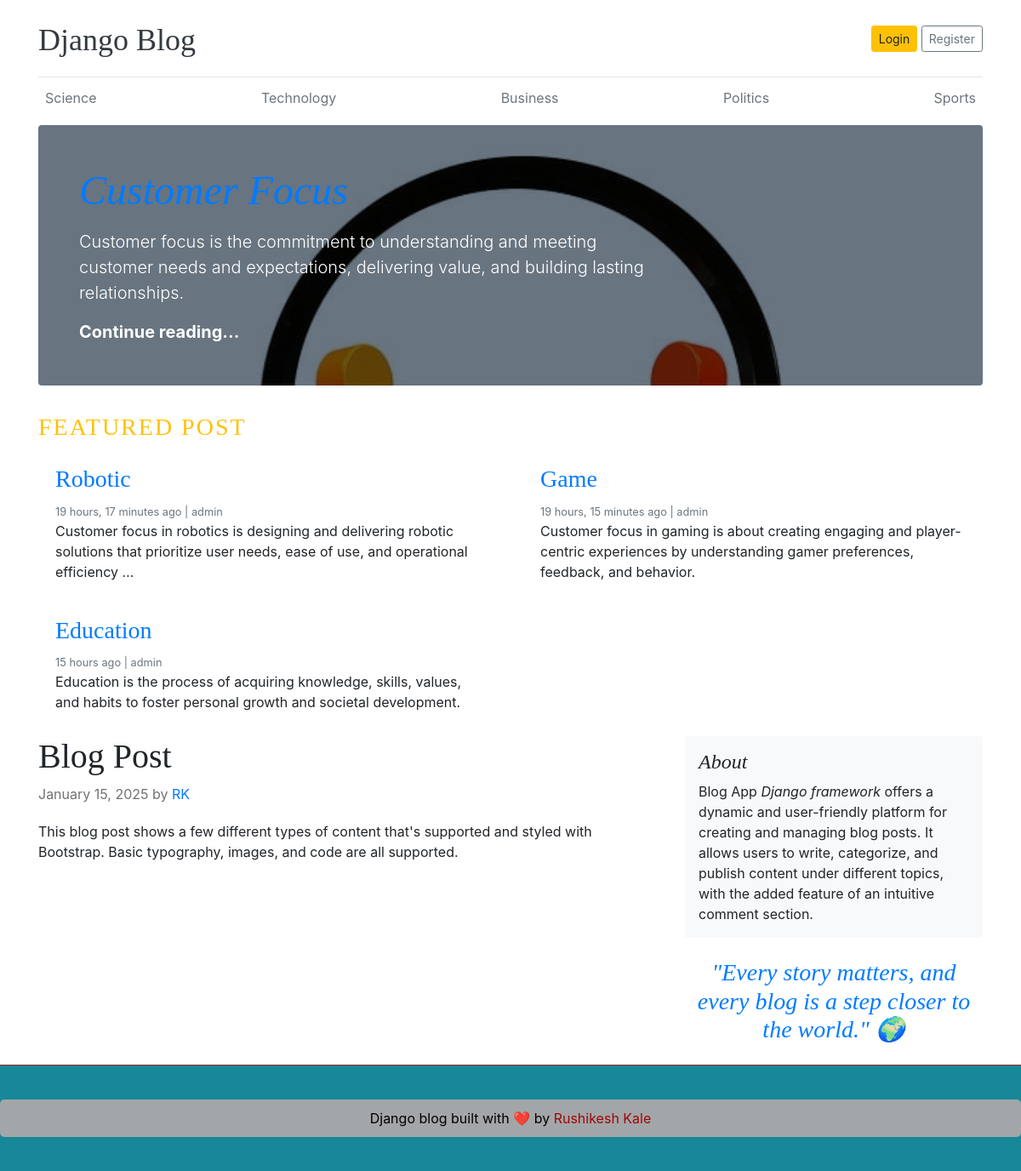
The page / on the database its author committed.
### blogs/models.py (models this page shows, shortened)
class Category(models.Model):
    category_name=models.CharField(max_length=50,unique=True)
    created_at=models.DateTimeField(auto_now_add=True)
    updated_at=models.DateTimeField(auto_now=True)
    class Meta:
        verbose_name_plural='categories'

class Blogs(models.Model):
    title=models.CharField(max_length=100,unique=True)
    slug=models.SlugField(unique=True,blank=True)
    category=models.ForeignKey(Category,on_delete=models.CASCADE)
    author=models.ForeignKey(User,on_delete=models.CASCADE)
    blog_image=models.ImageField(upload_to='uploads/%y/%m/%d')
    short_description=models.TextField(max_length=1000)
    blog_body=models.TextField(max_length=3000)
    status=models.CharField(max_length=100,choices=STATUS_CHOICE,default='draft')
    is_featured=models.BooleanField(default=False)
    created_at=models.DateTimeField(auto_now_add=True)
    updated_at=models.DateTimeField(auto_now=True)
    class Meta:
        verbose_name_plural='blogs'

### blog_main/views.py (the view)
# urls.py: path('', views.home, name='home'),
def home(request):
    categories = Category.objects.all()
    featured_post=Blogs.objects.filter(is_featured=True,status='published')
    posts=Blogs.objects.filter(is_featured=False,status='published')
    context={
        'categories':categories,
        'featured_post':featured_post,
        'posts':posts
    }
    return render(request,'home.html',context)

### blogs/context_processors.py (called while the page is built)
def get_category(request):
    categories = Category.objects.all()  # Fetching all categories
    return {'categories': categories}

### templates/home.html (shortened to what this page needs)
{% load static %}
<!DOCTYPE html>
<html lang="en">
<head>
    <link href="https://getbootstrap.com/docs/4.0/dist/css/bootstrap.min.css" rel="stylesheet">
    <link href="{% static 'css/blog.css' %}" rel="stylesheet">
  </head>
<body>
    <div class="container">
      <header class="blog-header py-3">
        <div class="row flex-nowrap justify-content-between align-items-center">
          <div class="col-8 pt-1">
            <a class="blog-header-logo text-dark" href="/">Django Blog</a>
          </div>
          <div class="col-4 d-flex justify-content-end align-items-center">
            <a class="btn btn-sm btn-warning" href="/login/">Login</a>&nbsp;
<a class="btn btn-sm btn-outline-secondary" href="/register/">Register</a>
          </div>
        </div>
      </header>
      <div class="nav-scroller py-1 mb-2">
        <nav class="nav d-flex justify-content-between">
          {% for cat in categories %}
          <a class="p-2 text-muted" href="/category/{{ cat.id }}/">{{ cat.category_name }}</a>
          {% endfor %}
        </nav>
      </div>
{% for post in featured_post %}
{% if forloop.first %}
<div class="jumbotron p-3 p-md-5 text-white rounded bg-dark" style="background-image: url({{ post.blog_image.url }});background-blend-mode: overlay;background-size:cover;">
    <div class="col-md-8 px-0">
      <h1 class="display-4 font-italic"><a href="{% url 'blogs' post.slug %}">{{ post.title }}</a></h1>
      <p class="lead my-3">{{ post.short_description }}</p>
      <p class="lead mb-0"><a href="#" class="text-white font-weight-bold">Continue reading...</a></p>
    </div>
  </div>
  {% endif %}
  {% endfor %}
<h3 class="text-uppercase text-warning" style="letter-spacing: 2px;">Featured Post</h3>
<div class="row mb-2">
  {% for post in featured_post %}
  {% if not forloop.first %}
  <div class="col-md-6">
    <div class="card border-0" >
      <div class="card-body">
        <h3><a href="{% url 'blogs' post.slug %}">{{ post.title }}</a></h3>
        <small class="mb-1 text-muted">{{ post.created_at | timesince }} ago | {{ post.author }}</small>
        <p class="card-text">{{ post.short_description | truncatewords:20 }}</p>
      </div>
    </div>
  </div>
  {% endif %}
  {% endfor %}
</div>
<main role="main" class="container p-0">
  <div class="row">
    <div class="col-md-8 blog-main">
      <div class="blog-post">
        <h2 class="blog-post-title"> Blog Post</h2>
        <p class="blog-post-meta">January 15, 2025 by<a href="#"> RK </a></p>
        <p>This blog post shows a few different types of content that's supported and styled with Bootstrap. Basic typography, images, and code are all supported.</p>
      </div>
      </div>
      <aside class="col-md-4 blog-sidebar">
        <div class="p-3 mb-3 bg-light rounded">
          <h4 class="font-italic">About</h4>
          <p class="mb-0">Blog App <em>Django framework</em> offers a dynamic and user-friendly platform for creating and managing blog posts. It allows users to write, categorize, and publish content under different topics, with the added feature of an intuitive comment section.</p>
        </div>
        <div class="text-center my-4">
          <h3 class="font-italic text-primary">
              "Every story matters, and every blog is a step closer to the world."
              <span role="img" aria-label="world">🌍</span>
          </h3>
      </div>
    </div>
  </main>
</div>
<footer class="blog-footer">
  <p style="color: black; background-color: hsl(204, 3%, 65%); padding: 10px; border-radius: 5px; font-size: 16px;">
    Django blog built with ❤️ by <a href="#" style="color: #9d0707; text-decoration: none;">Rushikesh Kale</a>
</p>
</footer>
</body>
</html>

### static/css/blog.css (style rules this page uses)
.blog-header { border-bottom: 1px solid #e5e5e5; }
.blog-header-logo { font-family: "Playfair Display", Georgia, "Times New Roman", serif; font-size: 2.25rem; }
h1, h2, h3, h4, h5, h6 { font-family: "Playfair Display", Georgia, "Times New Roman", serif; }
.display-4 { font-size: 2.5rem; }
@media (min-width: 768px) { .display-4 { font-size: 3rem; } }
.blog-post { margin-bottom: 4rem; }
.blog-post-title { font-size: 2.5rem; }
.blog-post-meta { margin-bottom: 1.25rem; color: #727272; }
.blog-footer { padding: 2.5rem 0; color: #727272; text-align: center; background-color: #178897; border-top: .05rem solid hsl(0, 56%, 36%); }
.blog-footer p:last-child { margin-bottom: 0; }

### rows shown on the page
Category: category_name "Science"
Category: category_name "Technology"
Category: category_name "Business"
Category: category_name "Politics"
Category: category_name "Sports"
Blogs: blog_image (picture), short_description "Customer focus is the commitment to understanding and meeting customer needs and expectations, delivering value, and building lasting relationships."
Blogs: title "Robotic", created_at "19 hours, 17 minutes", author "admin", short_description "Customer focus in robotics is designing and delivering robotic solutions that prioritize user needs, ease of use, and operational efficiency …"
Blogs: title "Game", created_at "19 hours, 15 minutes", author "admin", short_description "Customer focus in gaming is about creating engaging and player-centric experiences by understanding gamer preferences, feedback, and behavior."
Blogs: title "Education", created_at "15 hours", author "admin", short_description "Education is the process of acquiring knowledge, skills, values, and habits to foster personal growth and societal development."
